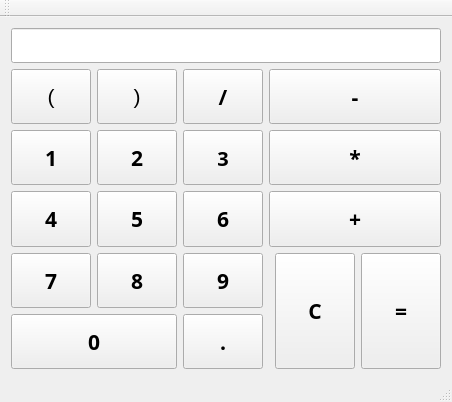
<?xml version="1.0" encoding="UTF-8"?>
<ui version="4.0">
 <class>MainWindow</class>
 <widget class="QMainWindow" name="MainWindow">
  <property name="geometry">
   <rect>
    <x>0</x>
    <y>0</y>
    <width>425</width>
    <height>402</height>
   </rect>
  </property>
  <property name="windowTitle">
   <string>MainWindow</string>
  </property>
  <widget class="QWidget" name="centralWidget">
   <layout class="QVBoxLayout" name="verticalLayout">
    <item>
     <widget class="QLineEdit" name="expression">
      <property name="sizePolicy">
       <sizepolicy hsizetype="Expanding" vsizetype="Fixed">
        <horstretch>0</horstretch>
        <verstretch>0</verstretch>
       </sizepolicy>
      </property>
      <property name="minimumSize">
       <size>
        <width>0</width>
        <height>35</height>
       </size>
      </property>
      <property name="maximumSize">
       <size>
        <width>16777215</width>
        <height>16776767</height>
       </size>
      </property>
      <property name="font">
       <font>
        <family>Script MT Bold</family>
        <pointsize>13</pointsize>
        <weight>75</weight>
        <bold>true</bold>
       </font>
      </property>
      <property name="text">
       <string/>
      </property>
     </widget>
    </item>
    <item>
     <layout class="QGridLayout" name="gridLayout">
      <item row="0" column="3" colspan="3">
       <widget class="QPushButton" name="minus">
        <property name="sizePolicy">
         <sizepolicy hsizetype="Expanding" vsizetype="Expanding">
          <horstretch>0</horstretch>
          <verstretch>0</verstretch>
         </sizepolicy>
        </property>
        <property name="font">
         <font>
          <family>Script MT Bold</family>
          <pointsize>16</pointsize>
          <weight>75</weight>
          <bold>true</bold>
         </font>
        </property>
        <property name="text">
         <string>-</string>
        </property>
       </widget>
      </item>
      <item row="0" column="2">
       <widget class="QPushButton" name="divide">
        <property name="sizePolicy">
         <sizepolicy hsizetype="Expanding" vsizetype="Expanding">
          <horstretch>0</horstretch>
          <verstretch>0</verstretch>
         </sizepolicy>
        </property>
        <property name="font">
         <font>
          <family>Script MT Bold</family>
          <pointsize>16</pointsize>
          <weight>75</weight>
          <bold>true</bold>
         </font>
        </property>
        <property name="text">
         <string>/</string>
        </property>
       </widget>
      </item>
      <item row="2" column="3" colspan="3">
       <widget class="QPushButton" name="multiply">
        <property name="sizePolicy">
         <sizepolicy hsizetype="Expanding" vsizetype="Expanding">
          <horstretch>0</horstretch>
          <verstretch>0</verstretch>
         </sizepolicy>
        </property>
        <property name="font">
         <font>
          <family>Script MT Bold</family>
          <pointsize>16</pointsize>
          <weight>75</weight>
          <bold>true</bold>
         </font>
        </property>
        <property name="text">
         <string>*</string>
        </property>
       </widget>
      </item>
      <item row="5" column="2">
       <widget class="QPushButton" name="button9">
        <property name="sizePolicy">
         <sizepolicy hsizetype="Expanding" vsizetype="Expanding">
          <horstretch>0</horstretch>
          <verstretch>0</verstretch>
         </sizepolicy>
        </property>
        <property name="font">
         <font>
          <family>Script MT Bold</family>
          <pointsize>16</pointsize>
          <weight>75</weight>
          <bold>true</bold>
         </font>
        </property>
        <property name="text">
         <string>9</string>
        </property>
       </widget>
      </item>
      <item row="6" column="2">
       <widget class="QPushButton" name="point">
        <property name="sizePolicy">
         <sizepolicy hsizetype="Expanding" vsizetype="Expanding">
          <horstretch>0</horstretch>
          <verstretch>0</verstretch>
         </sizepolicy>
        </property>
        <property name="font">
         <font>
          <family>Script MT Bold</family>
          <pointsize>16</pointsize>
          <weight>75</weight>
          <bold>true</bold>
         </font>
        </property>
        <property name="text">
         <string>.</string>
        </property>
       </widget>
      </item>
      <item row="4" column="0">
       <widget class="QPushButton" name="button4">
        <property name="sizePolicy">
         <sizepolicy hsizetype="Expanding" vsizetype="Expanding">
          <horstretch>0</horstretch>
          <verstretch>0</verstretch>
         </sizepolicy>
        </property>
        <property name="font">
         <font>
          <family>Script MT Bold</family>
          <pointsize>16</pointsize>
          <weight>75</weight>
          <bold>true</bold>
         </font>
        </property>
        <property name="text">
         <string>4</string>
        </property>
       </widget>
      </item>
      <item row="4" column="1">
       <widget class="QPushButton" name="button5">
        <property name="sizePolicy">
         <sizepolicy hsizetype="Expanding" vsizetype="Expanding">
          <horstretch>0</horstretch>
          <verstretch>0</verstretch>
         </sizepolicy>
        </property>
        <property name="font">
         <font>
          <family>Script MT Bold</family>
          <pointsize>16</pointsize>
          <weight>75</weight>
          <italic>false</italic>
          <bold>true</bold>
         </font>
        </property>
        <property name="text">
         <string>5</string>
        </property>
       </widget>
      </item>
      <item row="5" column="0">
       <widget class="QPushButton" name="button7">
        <property name="sizePolicy">
         <sizepolicy hsizetype="Expanding" vsizetype="Expanding">
          <horstretch>0</horstretch>
          <verstretch>0</verstretch>
         </sizepolicy>
        </property>
        <property name="font">
         <font>
          <family>Script MT Bold</family>
          <pointsize>16</pointsize>
          <weight>75</weight>
          <bold>true</bold>
         </font>
        </property>
        <property name="text">
         <string>7</string>
        </property>
       </widget>
      </item>
      <item row="5" column="1">
       <widget class="QPushButton" name="button8">
        <property name="sizePolicy">
         <sizepolicy hsizetype="Expanding" vsizetype="Expanding">
          <horstretch>0</horstretch>
          <verstretch>0</verstretch>
         </sizepolicy>
        </property>
        <property name="font">
         <font>
          <family>Script MT Bold</family>
          <pointsize>16</pointsize>
          <weight>75</weight>
          <bold>true</bold>
         </font>
        </property>
        <property name="text">
         <string>8</string>
        </property>
       </widget>
      </item>
      <item row="4" column="3" colspan="3">
       <widget class="QPushButton" name="plus">
        <property name="sizePolicy">
         <sizepolicy hsizetype="Expanding" vsizetype="Expanding">
          <horstretch>0</horstretch>
          <verstretch>0</verstretch>
         </sizepolicy>
        </property>
        <property name="font">
         <font>
          <family>Script MT Bold</family>
          <pointsize>16</pointsize>
          <weight>75</weight>
          <bold>true</bold>
         </font>
        </property>
        <property name="text">
         <string>+</string>
        </property>
       </widget>
      </item>
      <item row="4" column="2">
       <widget class="QPushButton" name="button6">
        <property name="sizePolicy">
         <sizepolicy hsizetype="Expanding" vsizetype="Expanding">
          <horstretch>0</horstretch>
          <verstretch>0</verstretch>
         </sizepolicy>
        </property>
        <property name="font">
         <font>
          <family>Script MT Bold</family>
          <pointsize>16</pointsize>
          <weight>75</weight>
          <bold>true</bold>
         </font>
        </property>
        <property name="text">
         <string>6</string>
        </property>
       </widget>
      </item>
      <item row="6" column="0" colspan="2">
       <widget class="QPushButton" name="button0">
        <property name="sizePolicy">
         <sizepolicy hsizetype="Expanding" vsizetype="Expanding">
          <horstretch>0</horstretch>
          <verstretch>0</verstretch>
         </sizepolicy>
        </property>
        <property name="font">
         <font>
          <family>Script MT Bold</family>
          <pointsize>16</pointsize>
          <weight>75</weight>
          <bold>true</bold>
         </font>
        </property>
        <property name="text">
         <string>0</string>
        </property>
       </widget>
      </item>
      <item row="2" column="0">
       <widget class="QPushButton" name="button1">
        <property name="sizePolicy">
         <sizepolicy hsizetype="Expanding" vsizetype="Expanding">
          <horstretch>0</horstretch>
          <verstretch>0</verstretch>
         </sizepolicy>
        </property>
        <property name="font">
         <font>
          <family>Script MT Bold</family>
          <pointsize>16</pointsize>
          <weight>75</weight>
          <bold>true</bold>
         </font>
        </property>
        <property name="text">
         <string>1</string>
        </property>
       </widget>
      </item>
      <item row="2" column="2">
       <widget class="QPushButton" name="button3">
        <property name="sizePolicy">
         <sizepolicy hsizetype="Expanding" vsizetype="Expanding">
          <horstretch>0</horstretch>
          <verstretch>0</verstretch>
         </sizepolicy>
        </property>
        <property name="font">
         <font>
          <family>Script MT Bold</family>
          <pointsize>15</pointsize>
          <weight>75</weight>
          <bold>true</bold>
         </font>
        </property>
        <property name="text">
         <string>3</string>
        </property>
       </widget>
      </item>
      <item row="2" column="1">
       <widget class="QPushButton" name="button2">
        <property name="sizePolicy">
         <sizepolicy hsizetype="Expanding" vsizetype="Expanding">
          <horstretch>0</horstretch>
          <verstretch>0</verstretch>
         </sizepolicy>
        </property>
        <property name="font">
         <font>
          <family>Script MT Bold</family>
          <pointsize>16</pointsize>
          <weight>75</weight>
          <bold>true</bold>
         </font>
        </property>
        <property name="text">
         <string>2</string>
        </property>
       </widget>
      </item>
      <item row="5" column="5" rowspan="2">
       <widget class="QPushButton" name="equality">
        <property name="sizePolicy">
         <sizepolicy hsizetype="Expanding" vsizetype="Expanding">
          <horstretch>0</horstretch>
          <verstretch>0</verstretch>
         </sizepolicy>
        </property>
        <property name="font">
         <font>
          <family>Script MT Bold</family>
          <pointsize>16</pointsize>
          <weight>75</weight>
          <bold>true</bold>
         </font>
        </property>
        <property name="text">
         <string>=</string>
        </property>
       </widget>
      </item>
      <item row="0" column="1">
       <widget class="QPushButton" name="pushButton">
        <property name="sizePolicy">
         <sizepolicy hsizetype="Expanding" vsizetype="Expanding">
          <horstretch>0</horstretch>
          <verstretch>0</verstretch>
         </sizepolicy>
        </property>
        <property name="font">
         <font>
          <pointsize>16</pointsize>
         </font>
        </property>
        <property name="text">
         <string>)</string>
        </property>
       </widget>
      </item>
      <item row="5" column="4" rowspan="2">
       <widget class="QPushButton" name="clear">
        <property name="sizePolicy">
         <sizepolicy hsizetype="Expanding" vsizetype="Expanding">
          <horstretch>0</horstretch>
          <verstretch>0</verstretch>
         </sizepolicy>
        </property>
        <property name="font">
         <font>
          <family>Script MT Bold</family>
          <pointsize>16</pointsize>
          <weight>75</weight>
          <bold>true</bold>
         </font>
        </property>
        <property name="text">
         <string>C</string>
        </property>
       </widget>
      </item>
      <item row="0" column="0">
       <widget class="QPushButton" name="pushButton_2">
        <property name="sizePolicy">
         <sizepolicy hsizetype="Expanding" vsizetype="Expanding">
          <horstretch>0</horstretch>
          <verstretch>0</verstretch>
         </sizepolicy>
        </property>
        <property name="font">
         <font>
          <pointsize>16</pointsize>
         </font>
        </property>
        <property name="text">
         <string>(</string>
        </property>
       </widget>
      </item>
     </layout>
    </item>
   </layout>
  </widget>
  <widget class="QMenuBar" name="menuBar">
   <property name="geometry">
    <rect>
     <x>0</x>
     <y>0</y>
     <width>425</width>
     <height>21</height>
    </rect>
   </property>
  </widget>
  <widget class="QToolBar" name="mainToolBar">
   <attribute name="toolBarArea">
    <enum>TopToolBarArea</enum>
   </attribute>
   <attribute name="toolBarBreak">
    <bool>false</bool>
   </attribute>
  </widget>
  <widget class="QStatusBar" name="statusBar"/>
 </widget>
 <layoutdefault spacing="6" margin="11"/>
 <resources/>
 <connections/>
</ui>
